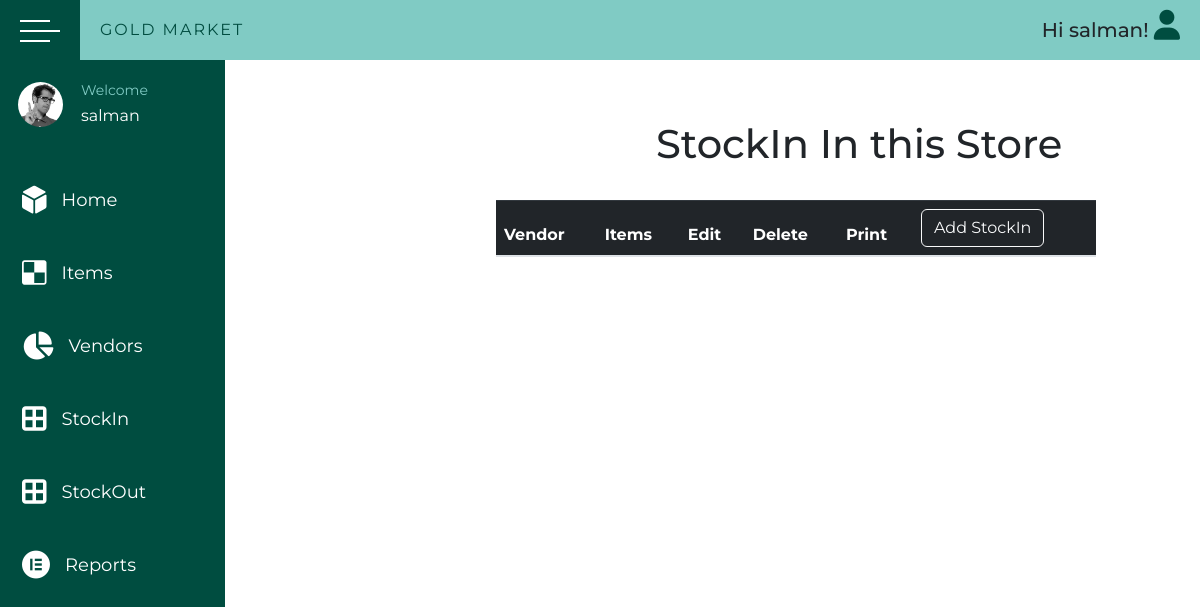
Page /shop/stockin (signed in) on the earlier database version.
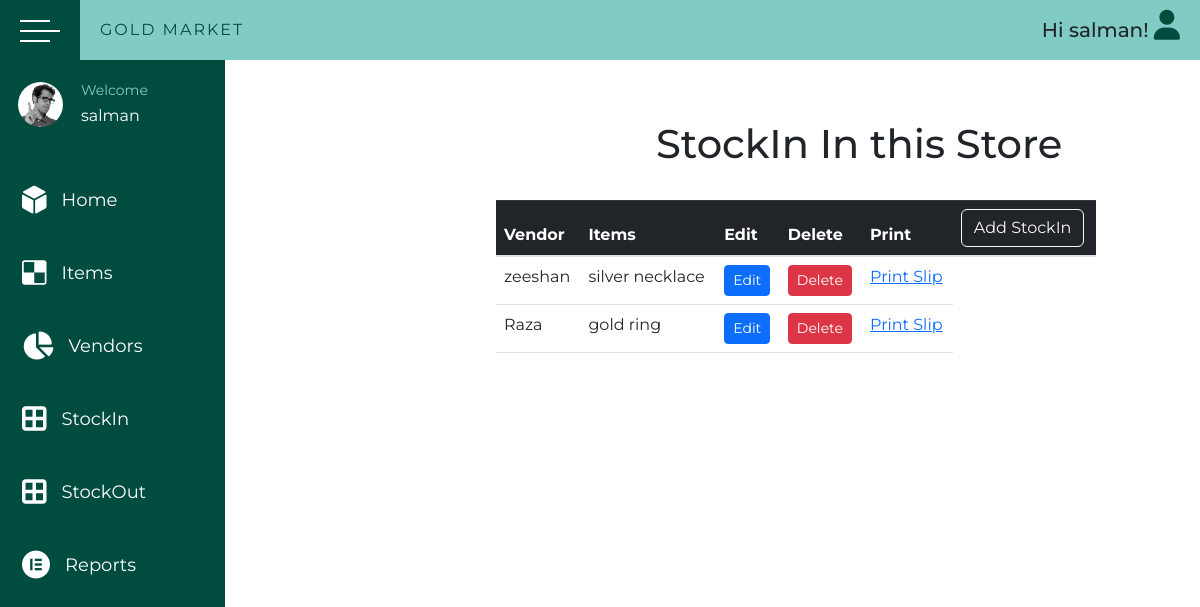
Same page on the later database version.
### shop/models.py (models this page shows, shortened)
class StockIn(models.Model):
    items = models.ForeignKey(Items, on_delete=models.CASCADE)
    vendor = models.ForeignKey(Vendors, on_delete=models.CASCADE)
    class Meta:
        verbose_name = 'StockIn'
        verbose_name_plural = 'StockIn'

class Vendors(models.Model):
    name = models.CharField(max_length=45)
    address = models.CharField(max_length=150)
    email = models.EmailField(unique=True)
    company = models.ForeignKey(Company, on_delete=models.CASCADE)
    def __str__(self):
        return self.name
    class Meta:
        verbose_name = 'Vendor'

class Items(models.Model):
    name = models.CharField(max_length=45)
    gross_weight = models.CharField(max_length=5)
    net_weight = models.CharField(max_length=5)
    labour_wastage = models.CharField(max_length=5)
    purity = models.CharField(max_length=5)
    fine = models.CharField(max_length=5)
    amount = models.CharField(max_length=10)
    type = models.ForeignKey(Types, on_delete=models.CASCADE)
    qr_code = models.ImageField(upload_to='qr_codes', blank=True)
    vendor = models.ForeignKey(Vendors, on_delete=models.CASCADE)
    def __str__(self):
        return str(self.name)
    class Meta:
        verbose_name = 'Item'

### shop/views.py (the view, shortened to what this page needs)
# urls.py: path('stockin', views.StockinView.as_view(), name='stockin'),
class StockinView(LoginRequiredMixin, ListView, FormView):
    model = StockIn
    template_name = "shop/stockin.html"
    context_object_name = "stockin"
    form_class = StockinForm
    success_url = "/shop/stockin"
    def get_context_data(self, **kwargs):
        context = super().get_context_data(**kwargs)
        context["stockin_form"] = StockinForm()
        return context

### shop/templates/shop/stockin.html (shortened to what this page needs)
{% extends 'shop/base/base.html' %}
{% load static %}
{% block css_files %}
  <link rel="stylesheet" href="{% static 'shop/items.css'%}" />
{% endblock %}
{% block content %}
  <h1 class="head">StockIn In this Store</h1>
  <table class="table w-50">
    <thead class="table-dark">
      <tr>
        <th scope="col">Vendor</th>
        <th scope="col">Items</th>
        <th scope="col">Edit</th>
        <th scope="col">Delete</th>
        <th scope="col">Print</th>
        <th scope="col"><button type="button" class="btn btn-outline-light" data-bs-toggle="modal" data-bs-target="#exampleModal">Add StockIn</button></th>
      </tr>
    </thead>
    <tbody>
      {% for stock in stockin %}
        <tr>
          <td>{{ stock.vendor }}</td>
          <td>{{ stock.items }}</td>
          <td><a class="js-edit btn btn-sm btn-primary" href="{% url 'stockin_update' stock.id %}">Edit</a></td>
          <td><a class="js-edit btn btn-sm btn-danger" href="{% url 'stockin_delete' stock.id %}">Delete</a></td>
          <td><a href="{% url 'slip' stock.id %}">Print Slip</a></td>
        </tr>
      {% endfor %}
    </tbody>
  </table>
{% endblock %}

Differences in the rows shown:
added StockIn: vendor "zeeshan", items "silver necklace"
added StockIn: vendor "Raza", items "gold ring"
